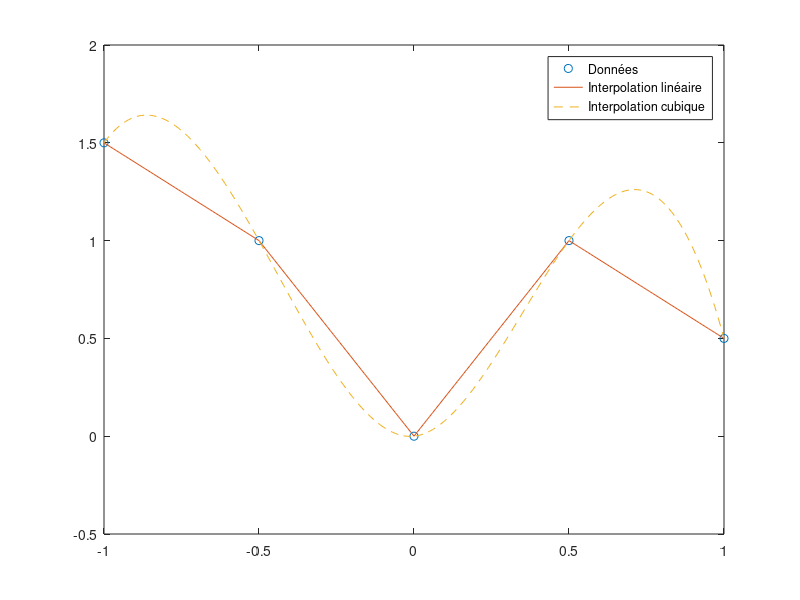

Here is the MATLAB script that generated this plot:
xi = [-1 -1/2 0 1/2 1];           
yi = [1.5 1 0 1 1/2];         
x = -1:0.01:1;

ylinear = interp1 (xi, yi, x);            % méthode linéaire utilisée par défaut
ycubic = interp1 (xi, yi, x, 'spline');

figure(1); clf;
plot(xi,yi,'o', x,ylinear,'-', x,ycubic,'--')
legend('Données', 'Interpolation linéaire', 'Interpolation cubique')